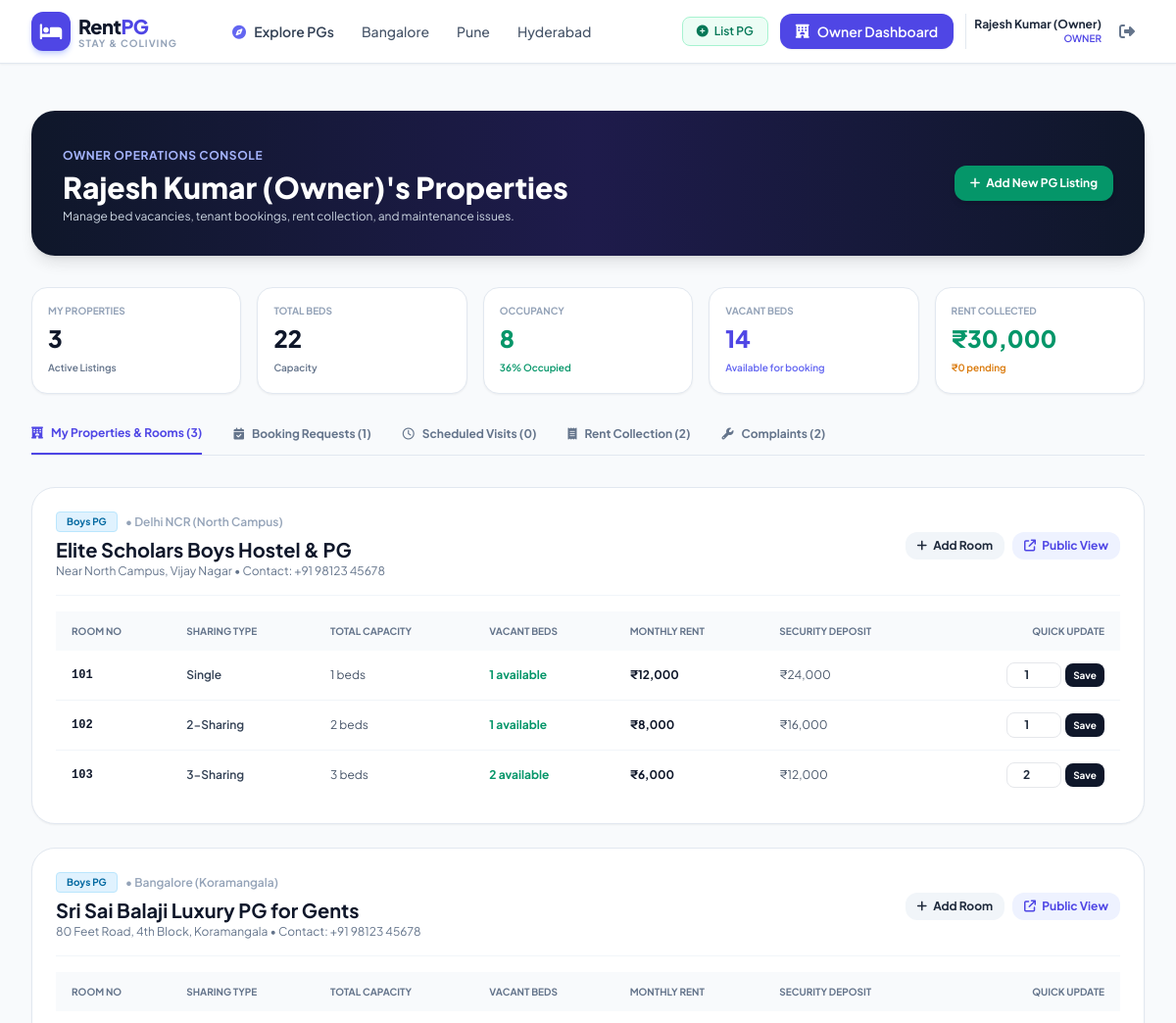
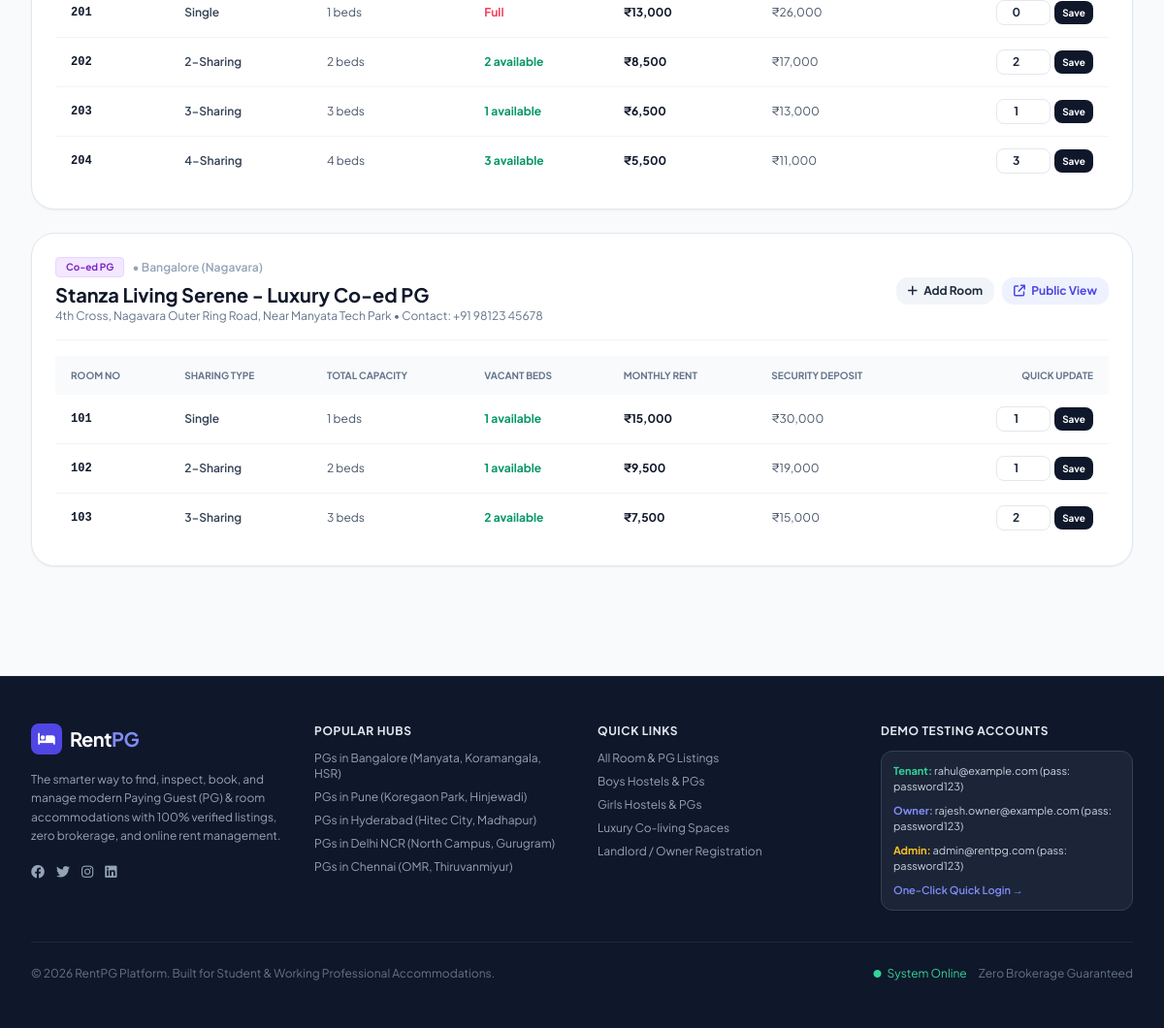
The app's page /owner/dashboard (signed in) with its own data (2 pictures, top to bottom).
### tables this page shows
CREATE TABLE properties (
        id INTEGER PRIMARY KEY AUTOINCREMENT,
        owner_id INTEGER NOT NULL,
        title TEXT NOT NULL,
        description TEXT,
        address TEXT NOT NULL,
        locality TEXT NOT NULL,
        city TEXT NOT NULL,
        gender_category TEXT NOT NULL CHECK(gender_category IN ('Boys', 'Girls', 'Co-ed')),
        food_included INTEGER DEFAULT 1,
        food_details TEXT,
        rules TEXT,
        images TEXT,
        contact_phone TEXT,
        is_verified INTEGER DEFAULT 1,
        created_at TIMESTAMP DEFAULT CURRENT_TIMESTAMP,
        FOREIGN KEY (owner_id) REFERENCES users (id) ON DELETE CASCADE
    );

CREATE TABLE rooms (
        id INTEGER PRIMARY KEY AUTOINCREMENT,
        property_id INTEGER NOT NULL,
        room_number TEXT NOT NULL,
        room_type TEXT NOT NULL CHECK(room_type IN ('Single', '2-Sharing', '3-Sharing', '4-Sharing')),
        total_beds INTEGER NOT NULL,
        available_beds INTEGER NOT NULL,
        monthly_rent REAL NOT NULL,
        security_deposit REAL NOT NULL,
        FOREIGN KEY (property_id) REFERENCES properties (id) ON DELETE CASCADE
    );

### app.py (the view)
@app.route("/owner/dashboard")
@login_required(role="owner")
def owner_dashboard():
    owner_id = session["user_id"]
    conn = get_db_connection()
    properties = conn.execute("""
        SELECT p.*,
               COUNT(DISTINCT r.id) as room_count,
               COALESCE(SUM(r.total_beds), 0) as total_beds,
               COALESCE(SUM(r.available_beds), 0) as available_beds
        FROM properties p
        LEFT JOIN rooms r ON p.id = r.property_id
        WHERE p.owner_id = ?
        GROUP BY p.id
        ORDER BY p.id DESC
    """, (owner_id,)).fetchall()
    total_props = len(properties)
    total_beds = sum([p["total_beds"] for p in properties])
    vacant_beds = sum([p["available_beds"] for p in properties])
    occupied_beds = total_beds - vacant_beds
    bookings = conn.execute("""
        SELECT b.*, u.name as tenant_name, u.phone as tenant_phone, u.email as tenant_email,
               p.title as property_title, r.room_number, r.room_type
        FROM bookings b
        JOIN users u ON b.tenant_id = u.id
        JOIN properties p ON b.property_id = p.id
        JOIN rooms r ON b.room_id = r.id
        WHERE p.owner_id = ?
        ORDER BY b.id DESC
    """, (owner_id,)).fetchall()
    visits = conn.execute("""
        SELECT v.*, u.name as tenant_name, u.phone as tenant_phone, u.email as tenant_email,
               p.title as property_title
        FROM visits v
        JOIN users u ON v.tenant_id = u.id
        JOIN properties p ON v.property_id = p.id
        WHERE p.owner_id = ?
        ORDER BY v.id DESC
    """, (owner_id,)).fetchall()
    payments = conn.execute("""
        SELECT pay.*, u.name as tenant_name, p.title as property_title, r.room_number
        FROM payments pay
        JOIN users u ON pay.tenant_id = u.id
        JOIN properties p ON pay.property_id = p.id
        JOIN bookings b ON pay.booking_id = b.id
        JOIN rooms r ON b.room_id = r.id
        WHERE p.owner_id = ?
        ORDER BY pay.id DESC
    """, (owner_id,)).fetchall()
    complaints = conn.execute("""
        SELECT c.*, u.name as tenant_name, u.phone as tenant_phone, p.title as property_title
        FROM complaints c
        JOIN users u ON c.tenant_id = u.id
        JOIN properties p ON c.property_id = p.id
        WHERE p.owner_id = ?
        ORDER BY c.id DESC
    """, (owner_id,)).fetchall()
    prop_rooms = {}
    for p in properties:
        rooms = conn.execute("SELECT * FROM rooms WHERE property_id = ?", (p["id"],)).fetchall()
        prop_rooms[p["id"]] = rooms
    total_revenue = sum([pay["amount"] for pay in payments if pay["status"] == "Paid"])
    pending_revenue = sum([pay["amount"] for pay in payments if pay["status"] in ["Pending", "Overdue"]])
    conn.close()
    metrics = {
        "properties": total_props,
        "total_beds": total_beds,
        "occupied_beds": occupied_beds,
        "vacant_beds": vacant_beds,
        "total_revenue": total_revenue,
        "pending_revenue": pending_revenue
    }
    return render_template(
        "owner_dashboard.html",
        properties=properties,
        prop_rooms=prop_rooms,
        bookings=bookings,
        visits=visits,
        payments=payments,
        complaints=complaints,
        metrics=metrics
    )

### templates/owner_dashboard.html (shortened to what this page needs)
{% extends "base.html" %}
{% block content %}
<div class="max-w-7xl mx-auto px-4 sm:px-6 lg:px-8 py-8 space-y-8">
    <div class="bg-gradient-to-r from-slate-900 via-indigo-950 to-slate-900 rounded-3xl p-6 sm:p-8 text-white shadow-lg flex flex-col sm:flex-row items-start sm:items-center justify-between gap-4">
        <div>
            <span class="text-xs uppercase font-bold text-indigo-300 tracking-wider">Owner Operations Console</span>
            <h1 class="text-2xl sm:text-3xl font-black mt-1">{{ current_user.name }}'s Properties</h1>
            <p class="text-xs text-slate-300 mt-1">Manage bed vacancies, tenant bookings, rent collection, and maintenance issues.</p>
        </div>
        <div class="flex items-center space-x-3">
            <a href="{{ url_for('add_property') }}" class="px-4 py-2.5 rounded-xl bg-emerald-600 hover:bg-emerald-700 text-white text-xs font-bold shadow-md transition-colors flex items-center space-x-1.5">
                <i class="fa-solid fa-plus"></i>
                <span>Add New PG Listing</span>
            </a>
        </div>
    </div>
    <div class="grid grid-cols-2 md:grid-cols-5 gap-4">
        <div class="bg-white rounded-2xl p-4 border border-slate-200 shadow-sm">
            <span class="block text-[10px] font-bold uppercase text-slate-400">My Properties</span>
            <span class="text-2xl font-black text-slate-900 mt-1 block">{{ metrics.properties }}</span>
            <span class="text-[10px] text-slate-500 font-semibold">Active Listings</span>
        </div>
        <div class="bg-white rounded-2xl p-4 border border-slate-200 shadow-sm">
            <span class="block text-[10px] font-bold uppercase text-slate-400">Total Beds</span>
            <span class="text-2xl font-black text-slate-900 mt-1 block">{{ metrics.total_beds }}</span>
            <span class="text-[10px] text-slate-500 font-semibold">Capacity</span>
        </div>
        <div class="bg-white rounded-2xl p-4 border border-slate-200 shadow-sm">
            <span class="block text-[10px] font-bold uppercase text-slate-400">Occupancy</span>
            <span class="text-2xl font-black text-emerald-600 mt-1 block">{{ metrics.occupied_beds }}</span>
            <span class="text-[10px] text-emerald-600 font-semibold">{{ "{:.0f}".format((metrics.occupied_beds / metrics.total_beds * 100) if metrics.total_beds else 0) }}% Occupied</span>
        </div>
        <div class="bg-white rounded-2xl p-4 border border-slate-200 shadow-sm">
            <span class="block text-[10px] font-bold uppercase text-slate-400">Vacant Beds</span>
            <span class="text-2xl font-black text-indigo-600 mt-1 block">{{ metrics.vacant_beds }}</span>
            <span class="text-[10px] text-indigo-500 font-semibold">Available for booking</span>
        </div>
        <div class="bg-white rounded-2xl p-4 border border-slate-200 shadow-sm col-span-2 md:col-span-1">
            <span class="block text-[10px] font-bold uppercase text-slate-400">Rent Collected</span>
            <span class="text-2xl font-black text-emerald-600 mt-1 block">₹{{ "{:,.0f}".format(metrics.total_revenue) }}</span>
            <span class="text-[10px] text-amber-600 font-semibold">₹{{ "{:,.0f}".format(metrics.pending_revenue) }} pending</span>
        </div>
    </div>
    <div class="border-b border-slate-200 flex space-x-8 text-xs font-bold">
        <button onclick="switchTab('tab-properties')" id="btn-tab-properties" class="pb-3 text-primary-600 border-b-2 border-primary-600 flex items-center space-x-2">
            <i class="fa-solid fa-hotel"></i>
            <span>My Properties & Rooms ({{ properties|length }})</span>
        </button>
        <button onclick="switchTab('tab-bookings')" id="btn-tab-bookings" class="pb-3 text-slate-500 hover:text-slate-700 flex items-center space-x-2">
            <i class="fa-solid fa-calendar-check"></i>
            <span>Booking Requests ({{ bookings|length }})</span>
        </button>
        <button onclick="switchTab('tab-visits')" id="btn-tab-visits" class="pb-3 text-slate-500 hover:text-slate-700 flex items-center space-x-2">
            <i class="fa-regular fa-clock"></i>
            <span>Scheduled Visits ({{ visits|length }})</span>
        </button>
        <button onclick="switchTab('tab-payments')" id="btn-tab-payments" class="pb-3 text-slate-500 hover:text-slate-700 flex items-center space-x-2">
            <i class="fa-solid fa-receipt"></i>
            <span>Rent Collection ({{ payments|length }})</span>
        </button>
        <button onclick="switchTab('tab-complaints')" id="btn-tab-complaints" class="pb-3 text-slate-500 hover:text-slate-700 flex items-center space-x-2">
            <i class="fa-solid fa-wrench"></i>
            <span>Complaints ({{ complaints|length }})</span>
        </button>
    </div>
    <div id="tab-properties" class="space-y-6">
        {% for prop in properties %}
            <div class="bg-white rounded-3xl p-6 border border-slate-200 shadow-sm space-y-4">
                <div class="flex flex-col sm:flex-row sm:items-center justify-between gap-3 pb-4 border-b border-slate-100">
                    <div>
                        <div class="flex items-center space-x-2">
                            <span class="px-2.5 py-0.5 rounded text-[10px] font-bold
                                {% if prop.gender_category == 'Boys' %} badge-boys
                                {% elif prop.gender_category == 'Girls' %} badge-girls
                                {% else %} badge-coed {% endif %}">
                                {{ prop.gender_category }} PG
                            </span>
                            <span class="text-xs font-semibold text-slate-400">&bull; {{ prop.city }} ({{ prop.locality }})</span>
                        </div>
                        <h2 class="text-xl font-bold text-slate-900 mt-1">{{ prop.title }}</h2>
                        <p class="text-xs text-slate-500">{{ prop.address }} &bull; Contact: {{ prop.contact_phone }}</p>
                    </div>
                    <div class="flex items-center space-x-2">
                        <button onclick="openAddRoomModal('{{ prop.id }}', '{{ prop.title }}')" class="px-3 py-1.5 rounded-xl bg-slate-100 hover:bg-slate-200 text-slate-800 font-bold text-xs transition-colors">
                            <i class="fa-solid fa-plus mr-1"></i> Add Room
                        </button>
                        <a href="{{ url_for('listing_detail', property_id=prop.id) }}" target="_blank" class="px-3 py-1.5 rounded-xl bg-primary-50 text-primary-600 hover:bg-primary-100 font-bold text-xs transition-colors">
                            <i class="fa-solid fa-arrow-up-right-from-square mr-1"></i> Public View
                        </a>
                    </div>
                </div>
                <div class="overflow-x-auto">
                    <table class="w-full text-left text-xs">
                        <thead class="bg-slate-50 text-slate-500 uppercase text-[10px] font-bold">
                            <tr>
                                <th class="px-4 py-3">Room No</th>
                                <th class="px-4 py-3">Sharing Type</th>
                                <th class="px-4 py-3">Total Capacity</th>
                                <th class="px-4 py-3">Vacant Beds</th>
                                <th class="px-4 py-3">Monthly Rent</th>
                                <th class="px-4 py-3">Security Deposit</th>
                                <th class="px-4 py-3 text-right">Quick Update</th>
                            </tr>
                        </thead>
                        <tbody class="divide-y divide-slate-100">
                            {% for r in prop_rooms.get(prop.id, []) %}
                                <tr class="hover:bg-slate-50">
                                    <td class="px-4 py-3 font-mono font-bold text-slate-900">{{ r.room_number }}</td>
                                    <td class="px-4 py-3 font-semibold text-slate-700">{{ r.room_type }}</td>
                                    <td class="px-4 py-3 text-slate-600">{{ r.total_beds }} beds</td>
                                    <td class="px-4 py-3">
                                        {% if r.available_beds > 0 %}
                                            <span class="font-bold text-emerald-600">{{ r.available_beds }} available</span>
                                        {% else %}
                                            <span class="font-bold text-rose-500">Full</span>
                                        {% endif %}
                                    </td>
                                    <td class="px-4 py-3 font-bold text-slate-900">₹{{ "{:,.0f}".format(r.monthly_rent) }}</td>
                                    <td class="px-4 py-3 text-slate-600">₹{{ "{:,.0f}".format(r.security_deposit) }}</td>
                                    <td class="px-4 py-3 text-right">
                                        <form action="{{ url_for('update_beds', room_id=r.id) }}" method="POST" class="inline-flex items-center space-x-1">
                                            <input type="number" name="available_beds" min="0" max="{{ r.total_beds }}" value="{{ r.available_beds }}" class="w-14 px-2 py-1 text-xs border rounded-lg text-center font-bold">
                                            <button type="submit" class="px-2 py-1 rounded-lg bg-slate-900 hover:bg-primary-600 text-white font-bold text-[10px]">
                                                Save
                                            </button>
                                        </form>
                                    </td>
                                </tr>
                            {% endfor %}
                        </tbody>
                    </table>
                </div>
            </div>
        {% endfor %}
    </div>
</div>
{% endblock %}

### records on screen
properties: gender_category "Boys", city "Delhi NCR", locality "North Campus", title "Elite Scholars Boys Hostel & PG", address "Near North Campus, Vijay Nagar", contact_phone "+91 98123 45678"
rooms: room_number "101", room_type "Single", total_beds "1", available_beds "1", monthly_rent "12,000", security_deposit "24,000"
rooms: room_number "102", room_type "2-Sharing", total_beds "2", available_beds "1", monthly_rent "8,000", security_deposit "16,000"
rooms: room_number "103", room_type "3-Sharing", total_beds "3", available_beds "2", monthly_rent "6,000", security_deposit "12,000"
properties: gender_category "Boys", city "Bangalore", locality "Koramangala", title "Sri Sai Balaji Luxury PG for Gents", address "80 Feet Road, 4th Block, Koramangala", contact_phone "+91 98123 45678"
rooms: room_number "201", room_type "Single", total_beds "1", shows "Full", monthly_rent "13,000", security_deposit "26,000", available_beds "0"
rooms: room_number "202", room_type "2-Sharing", total_beds "2", available_beds "2", monthly_rent "8,500", security_deposit "17,000"
rooms: room_number "203", room_type "3-Sharing", total_beds "3", available_beds "1", monthly_rent "6,500", security_deposit "13,000"
rooms: room_number "204", room_type "4-Sharing", total_beds "4", available_beds "3", monthly_rent "5,500", security_deposit "11,000"
properties: gender_category "Co-ed", city "Bangalore", locality "Nagavara", title "Stanza Living Serene - Luxury Co-ed PG", address "4th Cross, Nagavara Outer Ring Road, Near Manyata Tech Park", contact_phone "+91 98123 45678"
rooms: room_number "101", room_type "Single", total_beds "1", available_beds "1", monthly_rent "15,000", security_deposit "30,000"
rooms: room_number "102", room_type "2-Sharing", total_beds "2", available_beds "1", monthly_rent "9,500", security_deposit "19,000"
rooms: room_number "103", room_type "3-Sharing", total_beds "3", available_beds "2", monthly_rent "7,500", security_deposit "15,000"

### other values on screen
{{ current_user.name }} "Rajesh Kumar (Owner)"
{{ current_user.role }} "OWNER"
{{ metrics.properties }} "3"
{{ metrics.total_beds }} "22"
{{ metrics.occupied_beds }} "8"
{{ metrics.vacant_beds }} "14"
{{ "{:,.0f}".format(metrics.total_revenue) }} "30,000"
{{ "{:,.0f}".format(metrics.pending_revenue) }} "0"
{{ properties|length }} "3"
{{ bookings|length }} "1"
{{ visits|length }} "0"
{{ payments|length }} "2"
{{ complaints|length }} "2"
